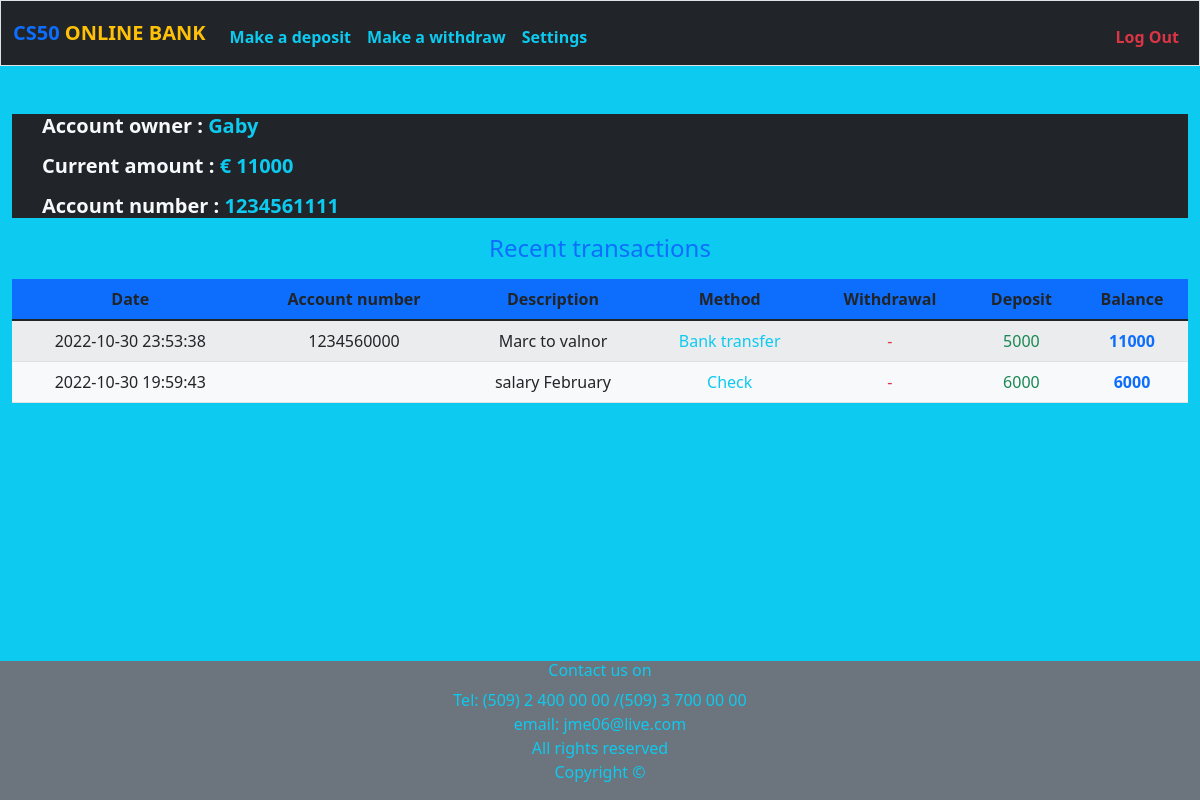
The page / (signed in) on the database its author committed.
### tables this page shows
CREATE TABLE 'users' (id INTEGER PRIMARY KEY AUTOINCREMENT NOT NULL, username TEXT NOT NULL, hash TEXT NOT NULL,'account_number' TEXT NOT NULL DEFAULT '', 'initial_deposit'  NUMERIC DEFAULT (0)  );

CREATE TABLE 'transactions' (
    id INTEGER PRIMARY KEY AUTOINCREMENT,
    user_id INTEGER NOT NULL,
    time TIMESTAMP DEFAULT CURRENT_TIMESTAMP, 'deposit' NUMERIC DEFAULT '', 'withdrawal' NUMERIC DEFAULT '', 'balance'  NUMERIC DEFAULT (5000)  , 'description' TEXT, 'method' TEXT, 'accountNumber' TEXT DEFAULT '',
    FOREIGN KEY(user_id) REFERENCES USERS(id)
    );

### app.py (the view)
@app.route("/")
@login_required
def index():
    user_id = session['user_id']
    account_number = db.execute('SELECT account_number FROM users WHERE id = ?', user_id)[0]['account_number']
    username = db.execute('SELECT username FROM users WHERE id = ?', user_id)[0]['username']
    current_balance = db.execute('SELECT initial_deposit FROM users WHERE id = ?', user_id)[0]['initial_deposit']
    views =  db.execute('SELECT description, method, withdrawal, deposit, accountNumber, balance, time FROM transactions WHERE user_id = ? ORDER BY time DESC', user_id)
    return render_template('index.html', views=views, balance=current_balance, username=username, account_number=account_number)

### app.py (called while the page is built)
def login_required(f):
    @wraps(f)
    def decorated_function(*args, **kwargs):
        if session.get("user_id") is None:
            return redirect("/login")
        return f(*args, **kwargs)
    return decorated_function

@app.after_request
def after_request(response):
    response.headers["Cache-Control"] = "no-cache, no-store, must-revalidate"
    response.headers["Expires"] = 0
    response.headers["Pragma"] = "no-cache"
    return response

### templates/index.html (shortened to what this page needs)
{% extends "layout.html" %}
{% block main %}
    <section class="bg-dark p-0 p-lg-0 pt-lg-0 text-center text-sm-start">
        <div class = "container mb-3">
            <h5><strong class="text-light">Account owner : <span class="text-info"> {{ username }}</span></strong></h5>
        </div>
        <div class = "container mb-3">
            <h5><strong class="text-light"> Current amount : <span class="text-info"> € {{ balance }}</span></strong></h5>
        </div>
        <div class = "container mb-3">
            <h5><strong class="text-light">Account number : <span class="text-info"> {{ account_number }}</span></strong></h5>
        </div>
    </section>
    <section class=" text-secondary">
        <div class="container">
            <h4 class="mb-3 bg-info text-primary" class ="table-title">Recent transactions</h4>
        </div>
    </section>
    <section class="bg-light text-secondary">
        <table class="table table-striped table-hover">
        <thead class="bg-primary">
            <tr>
                <th>Date</th>
                <th>Account number</th>
                <th>Description</th>
                <th>Method</th>
                <th>Withdrawal</th>
                <th>Deposit</th>
                <th>Balance</th>
            </tr>
        </thead>
        <tbody>
        {% for view in views %}
            <tr>
                <td>{{ view['time'] }}</td>
                <td>{{ view['accountNumber'] }}</td>
                <td>{{ view['description'] }}</td>
                <td class="text-info">{{ view['method'] }}</td>
                <td class="text-danger">-{{ view['withdrawal'] }}</td>
                <td class="text-success">{{ view['deposit'] }}</td>
                <td class="text-primary"><strong>{{ view['balance'] }}</strong></td>
            </tr>
        {% endfor %}
        </tbody>
        </table>
    </section>
{% endblock %}

### templates/layout.html (shortened to what this page needs)
<!DOCTYPE html>
<html lang="en">
    <head>
        <link href="https://cdn.jsdelivr.net/npm/bootstrap@5.1.3/dist/css/bootstrap.min.css" rel="stylesheet">
        <link href="/static/styles.css" rel="stylesheet">
    </head>
    <body class="bg-info">
        <nav class="bg-dark border navbar navbar-expand-md navbar-light">
            <div class="container-fluid">
                <a class="navbar-brand" href="/"><span class="text-primary"><strong>CS50</strong></span><span class="text-warning"><strong> ONLINE BANK</strong></span></a>
                <div class="collapse navbar-collapse" id="navbar">
                    {% if session["user_id"] %}
                        <ul class="navbar-nav me-auto mt-2">
                            <li class="nav-item"><a class="nav-link text-info" href="/deposit"><strong>Make a deposit</strong></a></li>
                            <li class="nav-item"><a class="nav-link text-info" href="/withdrawal"><strong>Make a withdraw</strong></a></li>
                            <li class="nav-item"><a class="nav-link text-info" href="/settings"><strong>Settings</strong></a></li>
                        </ul>
                        <ul class="navbar-nav ms-auto mt-2">
                            <li class="nav-item"><a class="nav-link text-danger" href="/logout"><strong>Log Out</strong></a></li>
                        </ul>
                    {% else %}
                        <ul class="navbar-nav ms-auto mt-2">
                            <li class="nav-item"><a class="nav-link text-primary" href="/register">Register</a></li>
                            <li class="nav-item"><a class="nav-link text-primary" href="/login">Log In</a></li>
                        </ul>
                    {% endif %}
                </div>
            </div>
        </nav>
        <main class="container-fluid py-5 text-center">
            {% block main %}{% endblock %}
        </main>
    </body>
    <footer class="text-center text-info bg-secondary py-0 pt-0 pb-0">
        <h6>Contact us on</h6>
        <p>Tel: (509) 2 400 00 00 /(509) 3 700 00 00<br>
            email: jme06@live.com<br>
            All rights reserved<br>
            Copyright &#169
        </p>
    </footer>
</html>

### static/styles.css (style rules this page uses)
body { margin: 0; min-height: 100vh; display: flex; flex-direction: column; }
footer { margin-top: auto; }

### rows shown on the page
users: username "Gaby", initial_deposit "11000", account_number "1234561111"
transactions: time "2022-10-30 23:53:38", accountNumber "1234560000", description "Marc to valnor", method "Bank transfer", deposit "5000", balance "11000"
transactions: time "2022-10-30 19:59:43", description "salary February", method "Check", deposit "6000", balance "6000"
